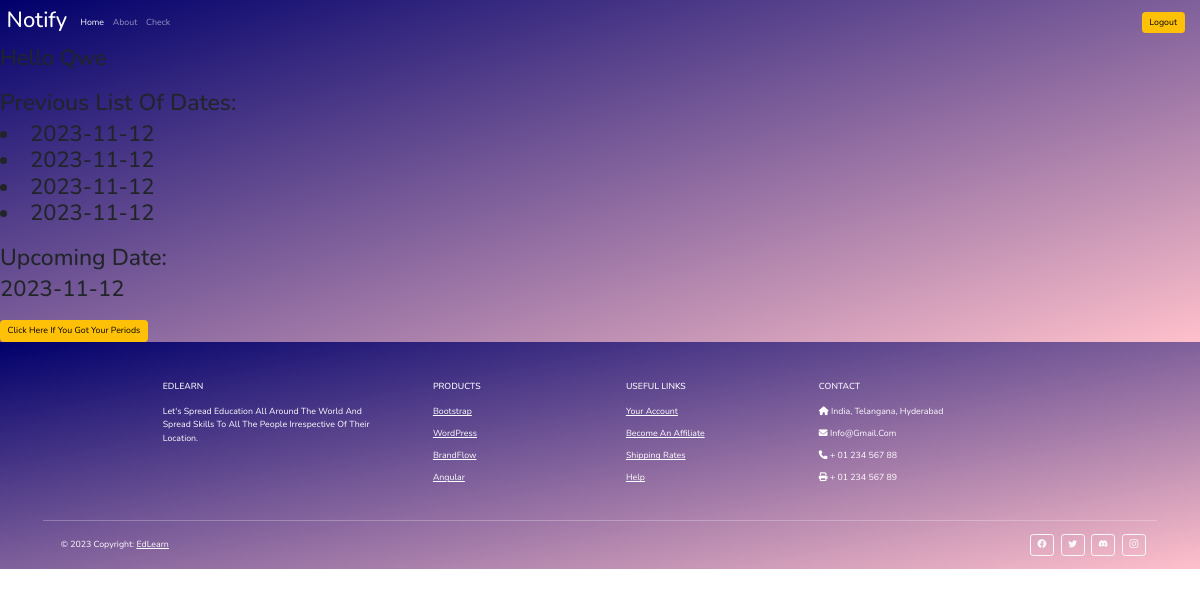
The app's page /check (signed in), older data.
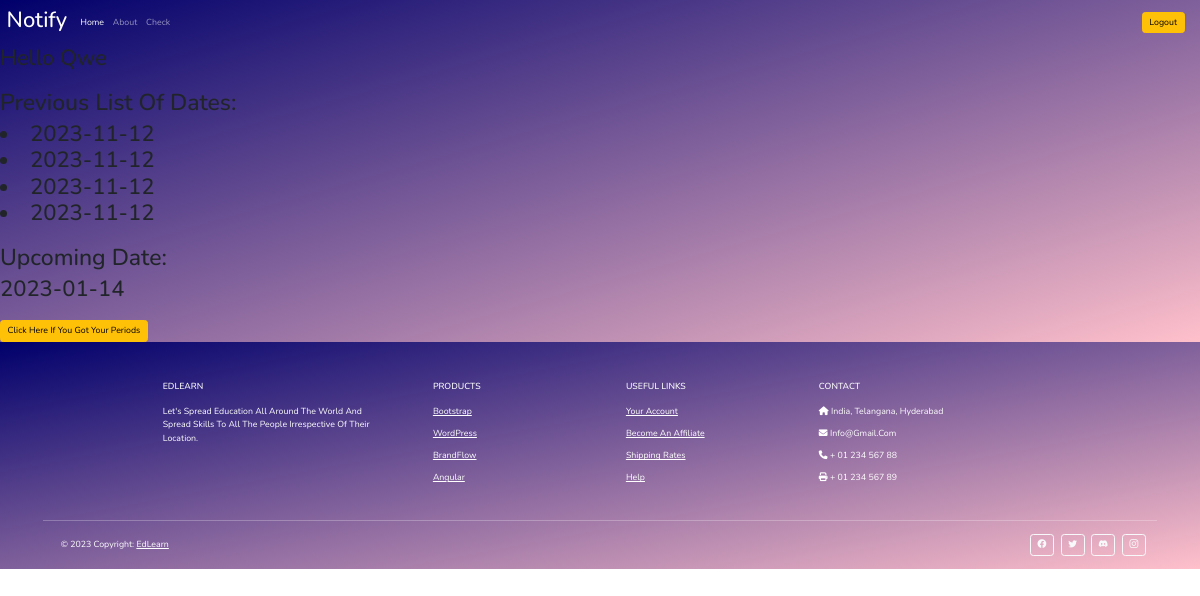
The same page, newer data.
### app.py (models this page shows)
class User(UserMixin, db.Model):
    __tablename__ = "User"
    id = db.Column(db.Integer, primary_key=True)
    name = db.Column(db.Text, unique=True, nullable=False)
    email = db.Column(db.Text, unique=True, nullable=False)
    password = db.Column(db.Text, nullable=False)
    phno=db.Column(db.Text, nullable=False)
    datelist= db.Column(db.PickleType, nullable=False)
    pdate = db.Column(db.Text, nullable=False)

### app.py (the view)
@app.route("/check")
@login_required
def check():
    return render_template("check.html",user=current_user)

### app.py (called while the page is built)
@login_manager.user_loader
def load_user(user_id):
    return User.query.get(user_id)

### templates/check.html
{% extends 'base.html' %}
{% block body %}
  <h1>Hello {{user.name}}</h1>
  <br>
<h2>Previous list of dates: <h1>
    {% for date in user.datelist %}
<li>{{date}}</li>
    {% endfor %}
</h1></h2>
<br>
<h2>Upcoming date: <h1>{{user.pdate}}</h1></h2><br>
<a class="btn btn-warning me-3" href={{ url_for('update')}}>Click here if you got your periods</a>
{% endblock body %}

### templates/base.html (shortened to what this page needs)
<!DOCTYPE html>
<html lang="en">
<head>
    <link rel="stylesheet" href={{ url_for('static', filename="css/style1.css") }}>
    <link rel="stylesheet" href="https://cdn.jsdelivr.net/npm/bootstrap-icons@1.9.1/font/bootstrap-icons.css">
    <link href="https://cdn.jsdelivr.net/npm/bootstrap@5.3.0-alpha1/dist/css/bootstrap.min.css" rel="stylesheet">
    <link href="https://unpkg.com/aos@2.3.1/dist/aos.css" rel="stylesheet">
        <link rel="stylesheet" href="https://cdnjs.cloudflare.com/ajax/libs/font-awesome/5.15.3/css/all.min.css">
        <link rel="stylesheet" href="https://cdnjs.cloudflare.com/ajax/libs/font-awesome/4.7.0/css/font-awesome.min.css">
        <link rel="stylesheet" href={{ url_for('static', filename="css/style2.css") }}>
</head>
<body>
  <div class="colourbg1">
    <nav class="navbar navbar-expand-lg navbar-dark  navbar-custom navbar-fixed-top">
      <div class="container-fluid ">
        <a class="navbar-brand" href="#"><h1> notify </h1></a>
        <div class="collapse navbar-collapse" id="navbarSupportedContent">
          <ul class="navbar-nav me-auto mb-2 mb-lg-0">
            <li class="nav-item">
              <a class="nav-link active" aria-current="page" href={{ url_for('home')}}>Home</a>
            </li>
            <li class="nav-item">
              <a class="nav-link" href="#">About</a>
            </li>
            <li class="nav-item">
              <a class="nav-link" href={{ url_for('check')}}>Check</a>
            </li>
          </ul>
          {% if logged_in==false %}
          <form class="d-flex">
              <a class="btn btn-warning me-3" href={{ url_for('register')}}>Register</a>
            <a class="btn btn-outline-warning me-3" href={{ url_for('login') }}>Login</a>
          </form>
          {% else %}
          <a class="btn btn-warning me-3" href={{ url_for('logout')}}>Logout</a>
          {% endif %}
        </div>
      </div>
    </nav>
    {% block body %}{% endblock body %}
  </div>
</body>
<footer class="text-center text-lg-start text-white">
<div class="container p-4 pb-0">
<section class="">
<div class="row">
<div class="col-md-3 col-lg-3 col-xl-3 mx-auto mt-3">
  <h6 class="text-uppercase mb-4 font-weight-bold">
    EdLearn
  </h6>
  <p>
    Let's spread education all around the world
    and spread skills to all the people irrespective of their location.
  </p>
</div>
<div class="col-md-2 col-lg-2 col-xl-2 mx-auto mt-3">
  <h6 class="text-uppercase mb-4 font-weight-bold">Products</h6>
  <p>
    <a class="text-white">Bootstrap</a>
  </p>
  <p>
    <a class="text-white">WordPress</a>
  </p>
  <p>
    <a class="text-white">BrandFlow</a>
  </p>
  <p>
    <a class="text-white">Angular</a>
  </p>
</div>
<div class="col-md-3 col-lg-2 col-xl-2 mx-auto mt-3">
  <h6 class="text-uppercase mb-4 font-weight-bold">
    Useful links
  </h6>
  <p>
    <a class="text-white">Your Account</a>
  </p>
  <p>
    <a class="text-white">Become an Affiliate</a>
  </p>
  <p>
    <a class="text-white">Shipping Rates</a>
  </p>
  <p>
    <a class="text-white">Help</a>
  </p>
</div>
<div class="col-md-4 col-lg-3 col-xl-3 mx-auto mt-3">
  <h6 class="text-uppercase mb-4 font-weight-bold">Contact</h6>
  <p><i class="fas fa-home mr-3"></i> India, Telangana, Hyderabad</p>
  <p><i class="fas fa-envelope mr-3"></i> info@gmail.com</p>
  <p><i class="fas fa-phone mr-3"></i> + 01 234 567 88</p>
  <p><i class="fas fa-print mr-3"></i> + 01 234 567 89</p>
</div>
</div>
</section>
<hr class="my-3">
<section class="p-3 pt-0">
<div class="row d-flex align-items-center">
<div class="col-md-7 col-lg-8 text-center text-md-start">
  <div class="p-3">
    © 2023 Copyright:
    <a class="text-white" href="#"
       >EdLearn</a
      >
  </div>
</div>
<div class="col-md-5 col-lg-4 ml-lg-0 text-center text-md-end">
  <a
     class="btn btn-outline-light btn-floating m-1"
     class="text-white"
     role="button"
     ><i class="bi bi-facebook"></i></a>
  <a
     class="btn btn-outline-light btn-floating m-1"
     class="text-white"
     role="button"
     ><i class="bi bi-twitter"></i></a>
  <a
     class="btn btn-outline-light btn-floating m-1"
     class="text-white"
     role="button"
     ><i class="bi bi-discord"></i></a>
  <a
     class="btn btn-outline-light btn-floating m-1"
     class="text-white"
     role="button"><i class="bi bi-instagram"></i></a>
</div>
</div>
</section>
</div>
</footer>
</html>

### static/css/style1.css (style rules this page uses)
footer { background: linear-gradient(to bottom right, rgb(0, 0, 107), pink); }
.colourbg1 { background: linear-gradient(to bottom right, rgb(0, 0, 107), pink); }
.navbar-custom { background-color: transparent; }

### static/css/style2.css (style rules this page uses)
:root { --orange:#33AAFF; }
h2 { font-size: 23px; }
* { font-family: 'Nunito', sans-serif; margin:0; padding:0; box-sizing: border-box; text-transform: capitalize; outline: none; border:none; text-decoration: none; transition: all .2s linear; }
html { overflow-x: hidden; scroll-padding-top: 6rem; scroll-behavior: smooth; }
section { padding:2rem 9%; }
@media (max-width:1200px) { html { font-size: 55%; } }

Row changes from the older to the newer data that the page shows:
changed User: pdate "2023-11-12" → "2023-01-14"
